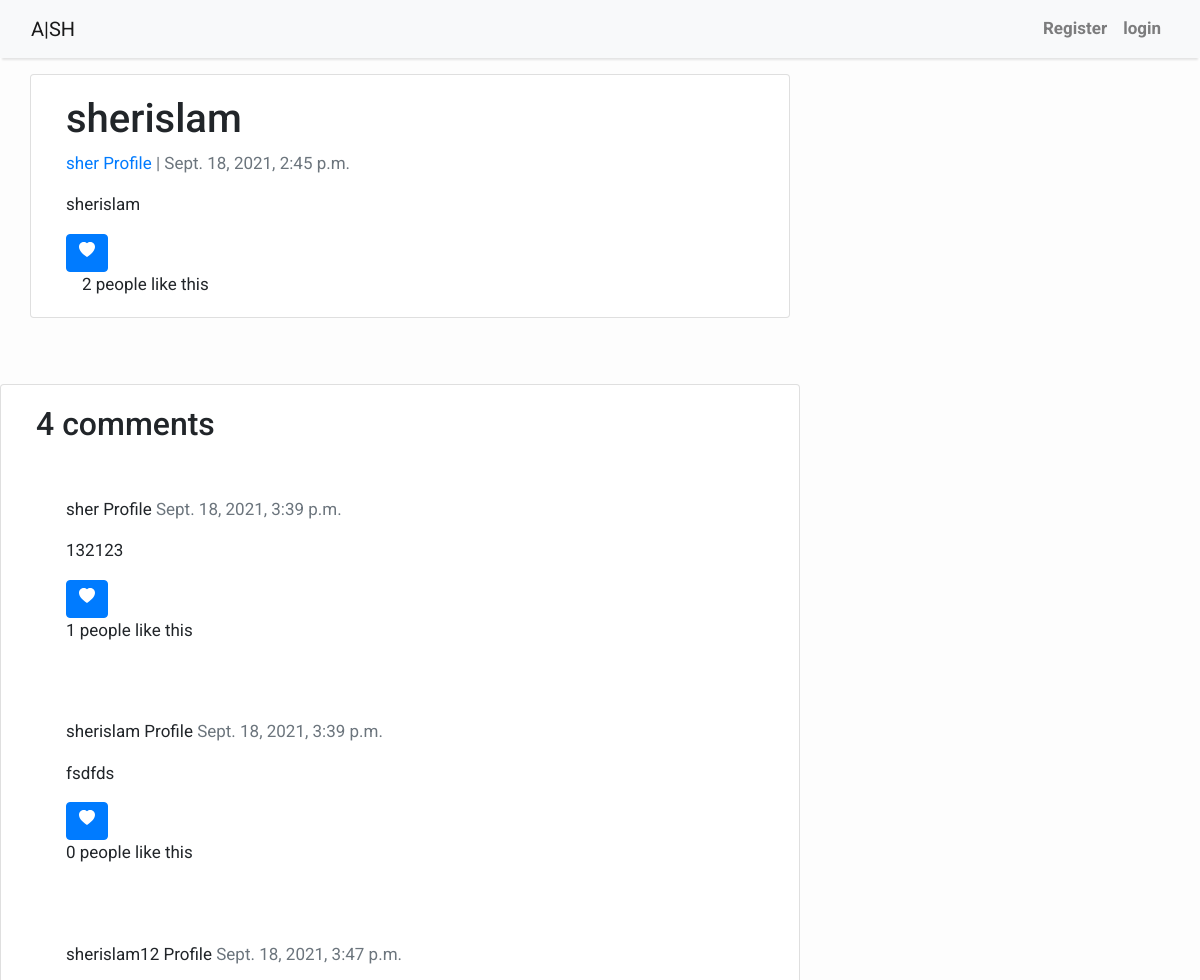
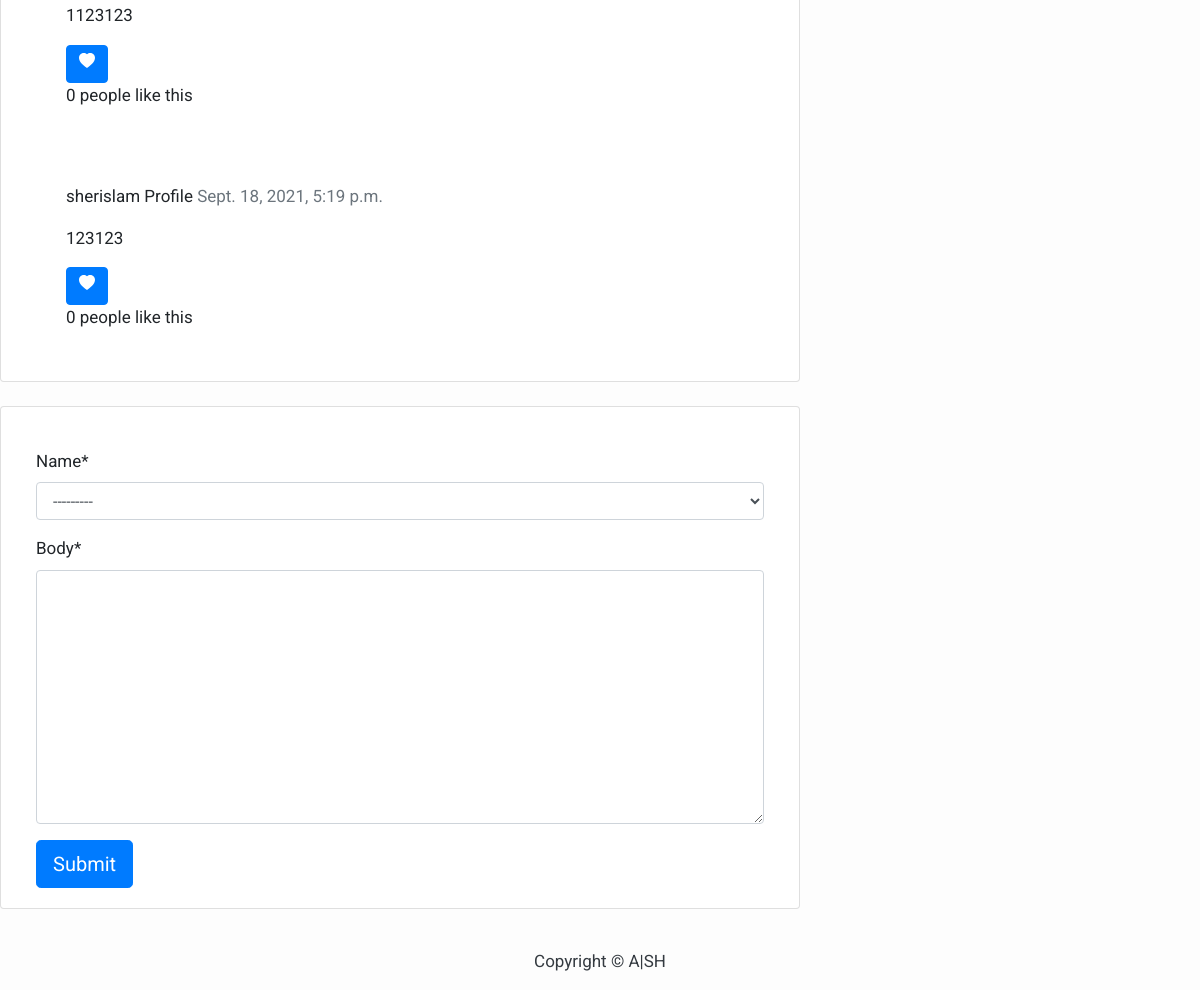
/sherislam/, run on the app's committed database (2 pictures, top to bottom).
### posts/models.py (models this page shows, shortened)
class Post(models.Model):
    title = models.CharField(max_length=200, unique=True)
    slug = models.SlugField(max_length=200, unique=True)
    author = models.ForeignKey(User, on_delete= models.CASCADE,related_name='blog_posts')
    updated_on = models.DateTimeField(auto_now= True)
    content = models.TextField()
    created_on = models.DateTimeField(auto_now_add=True)
    status = models.IntegerField(choices=STATUS, default=0)
    class Meta:
        ordering = ['-created_on']

class Comment(models.Model):
    post = models.ForeignKey(Post,on_delete=models.CASCADE,related_name='comments')
    name = models.ForeignKey(User,max_length=80, on_delete=models.CASCADE)
    body = models.TextField()
    created_on = models.DateTimeField(auto_now_add=True)
    active = models.BooleanField(default=False)
    class Meta:
        ordering = ['created_on']

### author/models.py (models this page shows)
class User(AbstractUser):
    following = models.ManyToManyField(
        "self", blank=True, related_name="followers", symmetrical=False
    )
    bio = models.TextField(max_length=200, blank=True, default="Bio")
    website = models.URLField(max_length=200, blank=True)
    def __str__(self):
          return f"{self.username} Profile"

### posts/views.py (the view)
# urls.py: path('<slug:slug>/', views.post_detail, name='post_detail'),
def post_detail(request, slug):
    template_name = 'posts/post_detail.html'
    post = get_object_or_404(Post, slug=slug)
    comments = post.comments.all()
    new_comment = None
    if request.method == 'POST':
        comment_form = CommentForm(data=request.POST)
        if comment_form.is_valid():
            new_comment = comment_form.save(commit=False)
            new_comment.post = post
            new_comment.save()
        if 'like' in request.POST:
            try:
                like = Like.objects.get(user=request.user, post=post)
                like.delete()
            except:
                Like.objects.create(user=request.user, post=post)
        if 'like_comment' in request.POST:
            id = int(request.POST.get('like_comment'))
            comment_object = comments.get(id=id)
            try:
                like = LikeComment.objects.get(user=request.user, comment=comment_object)
                like.delete()
            except:
                LikeComment.objects.create(user=request.user, comment=comment_object)
        return HttpResponseRedirect(reverse('post_detail', args=[str(slug)]))
    else:
        comment_form = CommentForm()
    return render(request, template_name, {'post': post,
                                           'comments': comments,
                                           'comment_form': comment_form})

### posts/forms.py
class CommentForm(forms.ModelForm):
    class Meta:
        model = Comment
        fields = ('name', 'body')

### author/templates/posts/post_detail.html (shortened to what this page needs)
{% extends 'base.html' %} {% block content %}
<div class="container">
    <div class="row">
      <div class="col-md-8 card mb-4  mt-3 left  top">
        <div class="card-body">
          <h1>{% block title %} {{ post.title }} {% endblock title %}</h1>
          <p class=" text-muted"><a href="{% url 'profile' post.author.username %}">{{ post.author }}</a> | {{ post.created_on }}</p>
          <p class="card-text ">{{ post.content | safe }} </p>
          <form method="post">
            <button type="submit" class="btn btn-primary">
                <svg xmlns="http://www.w3.org/2000/svg" width="16" height="16" fill="currentColor"
                     class="bi bi-heart-fill" viewBox="0 0 16 16">
                    <path fill-rule="evenodd"
                          d="M8 1.314C12.438-3.248 23.534 4.735 8 15-7.534 4.736 3.562-3.248 8 1.314z"/>
                </svg>
            </button>
        </form>
        <div class="ml-3">
            </i>{{ post.likes_post.all.count }} people like this
        </div>
        </div>
      </div>
      </div>
    </div>
    <br>
    <div class="col-md-8 card mb-4  mt-3 ">
        <div class="card-body">
          <h2>{{ comments.count }} comments</h2>
          {% for comment in comments %}
          <div class="comments" style="padding: 10px;">
            <p class="font-weight-bold">
                <div class="card-body">
              {{ comment.name }}
              <span class=" text-muted font-weight-normal">
                {{ comment.created_on }}
              </span>
            </p>
            {{ comment.body | linebreaks }}
            <form method="post">
              <button type="submit" class="btn btn-primary">
                  <svg xmlns="http://www.w3.org/2000/svg" width="16" height="16" fill="currentColor"
                       class="bi bi-heart-fill" viewBox="0 0 16 16">
                      <path fill-rule="evenodd"
                            d="M8 1.314C12.438-3.248 23.534 4.735 8 15-7.534 4.736 3.562-3.248 8 1.314z"/>
                  </svg>
              </button>
          </form>
          </i>{{ comment.likes_comment.all.count }} people like this
        </div>
          </div>
          {% endfor %}
      <div class="col-md-8 card mb-4  mt-3 ">
        <div class="card-body">
          {% load crispy_forms_tags %}
<form method="post" style="margin-top: 1.3em;">
          {{ comment_form | crispy }}
          <button name="comments" type="submit" class="btn btn-primary  btn-lg">Submit</button>
 </form>
        </div>
      </div>
{% endblock content %}

### author/templates/base.html (style rules this page uses)
body { font-family: "Roboto", sans-serif; font-size: 17px; background-color: #fdfdfd; }

### data on the page
Post: title "sherislam", author "sher Profile", created_on "Sept. 18, 2021, 2:45 p.m.", content "sherislam", likes_post.all.count "2", count "4"
Comment: name "sher Profile", created_on "Sept. 18, 2021, 3:39 p.m.", body "132123", likes_comment.all.count "1"
Comment: name "sherislam Profile", created_on "Sept. 18, 2021, 3:39 p.m.", body "fsdfds", likes_comment.all.count "0"
Comment: name "sherislam12 Profile", created_on "Sept. 18, 2021, 3:47 p.m.", body "1123123", likes_comment.all.count "0"
Comment: name "sherislam Profile", created_on "Sept. 18, 2021, 5:19 p.m.", body "123123", likes_comment.all.count "0"
